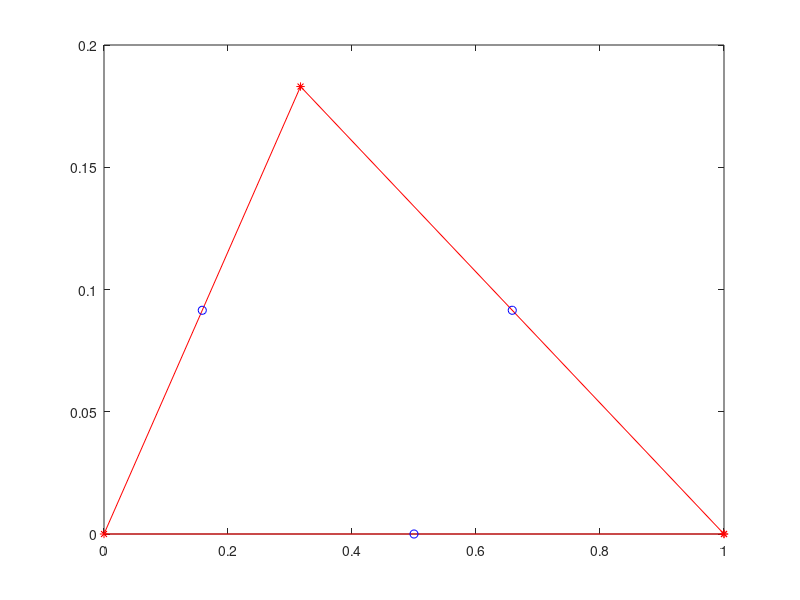

Here is the MATLAB script that generated this plot: (Note: this script raises an error after producing the figure.)
%% PANEL METHOD LABORATORY

clear; clc; %We clear the console and all data

%% DEFINING THE VARIABLES

U_inf = 1; %Uniform Speed [m/s]
c = 1; %Chord of the airfoil
ro = 1; %Air density [Kg/m^3]
AoA = 0; %Angle of attack

beta = deg2rad(30); %Angle at leading edge
alfa = deg2rad(15); %Angle at trailing edge

gamma = pi - beta - alfa; %Angle at upper point
a = sin(alfa)/sin(gamma); %Lenght of a
b = sin(beta)/sin(gamma); %Lenght of b

N = 3; %Number of panels

%% POINTS OF THE AIRFOIL

P1 = [c, 0]; %Trailing Edge
P2 = [0 ,0]; %Leading Edge
P3 = [a*cos(beta), a*sin(beta)]; %Upper point
P4 = P1; %Trailing Edge Again, so we close the surface

panel_points = [P1; P2; P3; P4]; %Matrix of the Nodes
list_panel_points = [P1, P2, P3, P4]; %List of all points
   
x_coord_panel = panel_points(:,1); %We get all x components
y_coord_panel = panel_points(:,2); %We get all y components
        
plot(x_coord_panel, y_coord_panel, '-*r'); %Plot the wing body
hold on 

%% MIDDLE POINTS OF AIRFOIL

P1_mid = [c/2, 0]; %Compute point one
P2_mid = [a*cos(beta)/2, a*sin(beta)/2]; %Computing point 2
P3_mid = [c - b*cos(alfa)/2, b*sin(alfa)/2]; %Computing point 3

middle_points = [P1_mid; P2_mid; P3_mid]; %We create the matrix of Control Points
list_middle_points = [P1_mid, P2_mid, P3_mid]; %List of all middle points

x_coord_middle = middle_points(:,1); %We get all x components
y_coord_middle = middle_points(:,2); %We get all y components
        
plot(x_coord_middle, y_coord_middle, 'ob'); %Plot the triangle

%% COMPUTING B_pj

[v0, r_pj] = get_v0(panel_points, middle_points); %Compute v0
[v1, r_pj1] = get_v1(panel_points, middle_points); %Compute v1

beta_mat = real((v1-v0))'; %We need its transpose
mat_correction = [1, -1, -1; -1, 1, -1; -1, -1, 1]; %Corrects the signs
beta_mat = beta_mat.*mat_correction; %Apply the correction to beta_mat
fprintf("Beta Matrix:\n"); %Display beta matrix
disp(beta_mat);

%% COMPUTING















